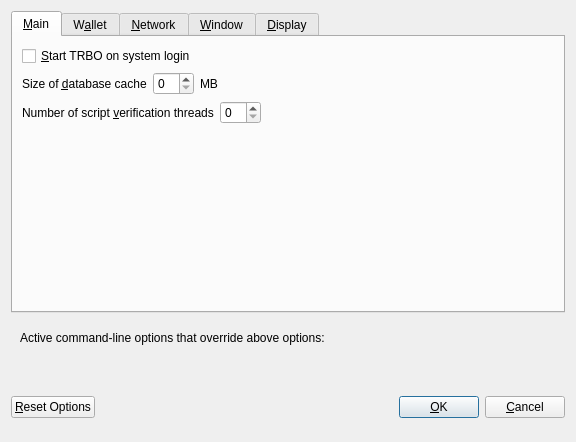
<?xml version="1.0" encoding="UTF-8"?>
<ui version="4.0">
 <class>OptionsDialog</class>
 <widget class="QDialog" name="OptionsDialog">
  <property name="geometry">
   <rect>
    <x>0</x>
    <y>0</y>
    <width>576</width>
    <height>442</height>
   </rect>
  </property>
  <property name="windowTitle">
   <string>Options</string>
  </property>
  <property name="modal">
   <bool>true</bool>
  </property>
  <layout class="QVBoxLayout" name="verticalLayout">
   <item>
    <widget class="QTabWidget" name="tabWidget">
     <property name="currentIndex">
      <number>0</number>
     </property>
     <widget class="QWidget" name="tabMain">
      <attribute name="title">
       <string>&amp;Main</string>
      </attribute>
      <layout class="QVBoxLayout" name="verticalLayout_Main">
       <item>
        <widget class="QCheckBox" name="bitcoinAtStartup">
         <property name="toolTip">
          <string>Automatically start TRBO after logging in to the system.</string>
         </property>
         <property name="text">
          <string>&amp;Start TRBO on system login</string>
         </property>
        </widget>
       </item>
       <item>
        <layout class="QHBoxLayout" name="horizontalLayout_2_Main">
         <item>
          <widget class="QLabel" name="databaseCacheLabel">
           <property name="text">
            <string>Size of &amp;database cache</string>
           </property>
           <property name="textFormat">
            <enum>Qt::PlainText</enum>
           </property>
           <property name="buddy">
            <cstring>databaseCache</cstring>
           </property>
          </widget>
         </item>
         <item>
          <widget class="QSpinBox" name="databaseCache"/>
         </item>
         <item>
          <widget class="QLabel" name="databaseCacheUnitLabel">
           <property name="text">
            <string>MB</string>
           </property>
           <property name="textFormat">
            <enum>Qt::PlainText</enum>
           </property>
          </widget>
         </item>
         <item>
          <spacer name="horizontalSpacer_2_Main">
           <property name="orientation">
            <enum>Qt::Horizontal</enum>
           </property>
           <property name="sizeHint" stdset="0">
            <size>
             <width>40</width>
             <height>20</height>
            </size>
           </property>
          </spacer>
         </item>
        </layout>
       </item>
       <item>
        <layout class="QHBoxLayout" name="horizontalLayout_3_Main">
         <item>
          <widget class="QLabel" name="threadsScriptVerifLabel">
           <property name="text">
            <string>Number of script &amp;verification threads</string>
           </property>
           <property name="textFormat">
            <enum>Qt::PlainText</enum>
           </property>
           <property name="buddy">
            <cstring>threadsScriptVerif</cstring>
           </property>
          </widget>
         </item>
         <item>
          <widget class="QSpinBox" name="threadsScriptVerif">
           <property name="toolTip">
            <string>(0 = auto, &lt;0 = leave that many cores free)</string>
           </property>
          </widget>
         </item>
         <item>
          <spacer name="horizontalSpacer_3_Main">
           <property name="orientation">
            <enum>Qt::Horizontal</enum>
           </property>
           <property name="sizeHint" stdset="0">
            <size>
             <width>40</width>
             <height>20</height>
            </size>
           </property>
          </spacer>
         </item>
        </layout>
       </item>
       <item>
        <spacer name="verticalSpacer_2">
         <property name="orientation">
          <enum>Qt::Vertical</enum>
         </property>
         <property name="sizeHint" stdset="0">
          <size>
           <width>20</width>
           <height>40</height>
          </size>
         </property>
        </spacer>
       </item>
      </layout>
     </widget>
     <widget class="QWidget" name="tabWallet">
      <attribute name="title">
       <string>W&amp;allet</string>
      </attribute>
      <layout class="QVBoxLayout" name="verticalLayout_Wallet">
       <item>
        <layout class="QHBoxLayout" name="horizontalLayout_2_Wallet">
         <item>
          <widget class="QLabel" name="labelStakeSplitThresholdText">
           <property name="text">
            <string>Stake split threshold:</string>
           </property>
          </widget>
         </item>
         <item>
          <widget class="QSpinBox" name="spinBoxStakeSplitThreshold">
           <property name="minimum">
            <number>1</number>
           </property>
           <property name="maximum">
            <number>999999</number>
           </property>
          </widget>
         </item>
        </layout>
       </item>
       <item>
        <widget class="QGroupBox" name="groupBox">
         <property name="title">
          <string>Expert</string>
         </property>
         <layout class="QVBoxLayout" name="verticalLayout_2">
          <item>
           <widget class="QCheckBox" name="coinControlFeatures">
            <property name="toolTip">
             <string>Whether to show coin control features or not.</string>
            </property>
            <property name="text">
             <string>Enable coin &amp;control features</string>
            </property>
           </widget>
          </item>
          <item>
           <widget class="QCheckBox" name="showMasternodesTab">
            <property name="toolTip">
             <string>Show additional tab listing all your masternodes in first sub-tab&lt;br/&gt;and all masternodes on the network in second sub-tab.</string>
            </property>
            <property name="text">
             <string>Show Masternodes Tab</string>
            </property>
           </widget>
          </item>
		  <item>
           <widget class="QCheckBox" name="showBudgetProposalsTab">
            <property name="toolTip">
             <string>Show tab in the governance tab listing the Budget Proposals</string>
            </property>
            <property name="text">
             <string>Show Budget Proposals Tab</string>
            </property>
           </widget>
          </item>
          <item>
           <widget class="QCheckBox" name="showCommunityProposalsTab">
            <property name="enabled">
             <bool>false</bool>
            </property>
			<property name="toolTip">
             <string>Show tab in the governance tab listing the Community Proposals</string>
            </property>
            <property name="text">
             <string>Show Community Proposals Tab</string>
            </property>
           </widget>
          </item>
          <item>
           <widget class="QCheckBox" name="spendZeroConfChange">
            <property name="toolTip">
             <string>If you disable the spending of unconfirmed change, the change from a transaction&lt;br/&gt;cannot be used until that transaction has at least one confirmation.&lt;br/&gt;This also affects how your balance is computed.</string>
            </property>
            <property name="text">
             <string>&amp;Spend unconfirmed change</string>
            </property>
           </widget>
          </item>
         </layout>
        </widget>
       </item>
       <item>
        <spacer name="verticalSpacer_Wallet">
         <property name="orientation">
          <enum>Qt::Vertical</enum>
         </property>
         <property name="sizeHint" stdset="0">
          <size>
           <width>20</width>
           <height>40</height>
          </size>
         </property>
        </spacer>
       </item>
      </layout>
     </widget>
     <widget class="QWidget" name="tabNetwork">
      <attribute name="title">
       <string>&amp;Network</string>
      </attribute>
      <layout class="QVBoxLayout" name="verticalLayout_Network">
       <item>
        <widget class="QCheckBox" name="mapPortUpnp">
         <property name="toolTip">
          <string>Automatically open the TRBO client port on the router. This only works when your router supports UPnP and it is enabled.</string>
         </property>
         <property name="text">
          <string>Map port using &amp;UPnP</string>
         </property>
        </widget>
       </item>
       <item>
        <widget class="QCheckBox" name="allowIncoming">
         <property name="toolTip">
          <string>Accept connections from outside</string>
         </property>
         <property name="text">
          <string>Allow incoming connections</string>
         </property>
        </widget>
       </item>
       <item>
        <widget class="QCheckBox" name="connectSocks">
         <property name="toolTip">
          <string>Connect to the TRBO network through a SOCKS5 proxy.</string>
         </property>
         <property name="text">
          <string>&amp;Connect through SOCKS5 proxy (default proxy):</string>
         </property>
        </widget>
       </item>
       <item>
        <layout class="QHBoxLayout" name="horizontalLayout_1_Network">
         <item>
          <widget class="QLabel" name="proxyIpLabel">
           <property name="text">
            <string>Proxy &amp;IP:</string>
           </property>
           <property name="textFormat">
            <enum>Qt::PlainText</enum>
           </property>
           <property name="buddy">
            <cstring>proxyIp</cstring>
           </property>
          </widget>
         </item>
         <item>
          <widget class="QValidatedLineEdit" name="proxyIp">
           <property name="minimumSize">
            <size>
             <width>140</width>
             <height>0</height>
            </size>
           </property>
           <property name="maximumSize">
            <size>
             <width>140</width>
             <height>16777215</height>
            </size>
           </property>
           <property name="toolTip">
            <string>IP address of the proxy (e.g. IPv4: 127.0.0.1 / IPv6: ::1)</string>
           </property>
          </widget>
         </item>
         <item>
          <widget class="QLabel" name="proxyPortLabel">
           <property name="text">
            <string>&amp;Port:</string>
           </property>
           <property name="textFormat">
            <enum>Qt::PlainText</enum>
           </property>
           <property name="buddy">
            <cstring>proxyPort</cstring>
           </property>
          </widget>
         </item>
         <item>
          <widget class="QLineEdit" name="proxyPort">
           <property name="minimumSize">
            <size>
             <width>55</width>
             <height>0</height>
            </size>
           </property>
           <property name="maximumSize">
            <size>
             <width>55</width>
             <height>16777215</height>
            </size>
           </property>
           <property name="toolTip">
            <string>Port of the proxy (e.g. 9050)</string>
           </property>
          </widget>
         </item>
         <item>
          <spacer name="horizontalSpacer_1_Network">
           <property name="orientation">
            <enum>Qt::Horizontal</enum>
           </property>
           <property name="sizeHint" stdset="0">
            <size>
             <width>40</width>
             <height>20</height>
            </size>
           </property>
          </spacer>
         </item>
        </layout>
       </item>
       <item>
        <spacer name="verticalSpacer_Network">
         <property name="orientation">
          <enum>Qt::Vertical</enum>
         </property>
         <property name="sizeHint" stdset="0">
          <size>
           <width>20</width>
           <height>40</height>
          </size>
         </property>
        </spacer>
       </item>
      </layout>
     </widget>
     <widget class="QWidget" name="tabWindow">
      <attribute name="title">
       <string>&amp;Window</string>
      </attribute>
      <layout class="QVBoxLayout" name="verticalLayout_Window">
       <item>
        <widget class="QCheckBox" name="minimizeToTray">
         <property name="toolTip">
          <string>Show only a tray icon after minimizing the window.</string>
         </property>
         <property name="text">
          <string>&amp;Minimize to the tray instead of the taskbar</string>
         </property>
        </widget>
       </item>
       <item>
        <widget class="QCheckBox" name="minimizeOnClose">
         <property name="toolTip">
          <string>Minimize instead of exit the application when the window is closed. When this option is enabled, the application will be closed only after selecting Quit in the menu.</string>
         </property>
         <property name="text">
          <string>M&amp;inimize on close</string>
         </property>
        </widget>
       </item>
       <item>
        <spacer name="verticalSpacer_Window">
         <property name="orientation">
          <enum>Qt::Vertical</enum>
         </property>
         <property name="sizeHint" stdset="0">
          <size>
           <width>20</width>
           <height>40</height>
          </size>
         </property>
        </spacer>
       </item>
      </layout>
     </widget>
     <widget class="QWidget" name="tabDisplay">
      <attribute name="title">
       <string>&amp;Display</string>
      </attribute>
      <layout class="QVBoxLayout" name="verticalLayout_Display">
       <item>
        <layout class="QHBoxLayout" name="horizontalLayout_1_Display">
         <item>
          <widget class="QLabel" name="langLabel">
           <property name="text">
            <string>User Interface &amp;language:</string>
           </property>
           <property name="textFormat">
            <enum>Qt::PlainText</enum>
           </property>
           <property name="buddy">
            <cstring>lang</cstring>
           </property>
          </widget>
         </item>
         <item>
          <widget class="QValueComboBox" name="lang">
           <property name="toolTip">
            <string>The user interface language can be set here. This setting will take effect after restarting TRBO.</string>
           </property>
          </widget>
         </item>
        </layout>
       </item>
       <item>
        <widget class="Line" name="line">
         <property name="orientation">
          <enum>Qt::Horizontal</enum>
         </property>
        </widget>
       </item>
       <item>
        <layout class="QHBoxLayout" name="horizontalLayout_2_Display">
         <item>
          <widget class="QLabel" name="unitLabel">
           <property name="text">
            <string>&amp;Unit to show amounts in:</string>
           </property>
           <property name="textFormat">
            <enum>Qt::PlainText</enum>
           </property>
           <property name="buddy">
            <cstring>unit</cstring>
           </property>
          </widget>
         </item>
         <item>
          <widget class="QValueComboBox" name="unit">
           <property name="toolTip">
            <string>Choose the default subdivision unit to show in the interface and when sending coins.</string>
           </property>
          </widget>
         </item>
        </layout>
       </item>
       <item>
        <layout class="QHBoxLayout" name="horizontalLayout_5_Display">
         <item>
          <widget class="QLabel" name="digitsLabel">
           <property name="text">
            <string>Decimal digits</string>
           </property>
          </widget>
         </item>
         <item>
          <widget class="QValueComboBox" name="digits"/>
         </item>
        </layout>
       </item>
       <item>
        <widget class="QCheckBox" name="checkBoxHideZeroBalances">
         <property name="toolTip">
          <string>Hide empty balances</string>
         </property>
         <property name="layoutDirection">
          <enum>Qt::LeftToRight</enum>
         </property>
         <property name="text">
          <string>Hide empty balances</string>
         </property>
        </widget>
       </item>
       <item>
        <layout class="QHBoxLayout" name="horizontalLayout_3_Display">
         <item>
          <widget class="QLabel" name="thirdPartyTxUrlsLabel">
           <property name="toolTip">
            <string>Third party URLs (e.g. a block explorer) that appear in the transactions tab as context menu items. %s in the URL is replaced by transaction hash. Multiple URLs are separated by vertical bar |.</string>
           </property>
           <property name="text">
            <string>Third party transaction URLs</string>
           </property>
           <property name="buddy">
            <cstring>thirdPartyTxUrls</cstring>
           </property>
          </widget>
         </item>
         <item>
          <widget class="QLineEdit" name="thirdPartyTxUrls">
           <property name="toolTip">
            <string>Third party URLs (e.g. a block explorer) that appear in the transactions tab as context menu items. %s in the URL is replaced by transaction hash. Multiple URLs are separated by vertical bar |.</string>
           </property>
          </widget>
         </item>
        </layout>
       </item>
       <item>
        <spacer name="verticalSpacer">
         <property name="orientation">
          <enum>Qt::Vertical</enum>
         </property>
         <property name="sizeHint" stdset="0">
          <size>
           <width>20</width>
           <height>40</height>
          </size>
         </property>
        </spacer>
       </item>
      </layout>
     </widget>
    </widget>
   </item>
   <item>
    <widget class="QFrame" name="frame">
     <layout class="QVBoxLayout" name="verticalLayout_Bottom">
      <item>
       <layout class="QHBoxLayout" name="horizontalLayout_Bottom">
        <item>
         <widget class="QLabel" name="overriddenByCommandLineInfoLabel">
          <property name="text">
           <string>Active command-line options that override above options:</string>
          </property>
          <property name="textFormat">
           <enum>Qt::PlainText</enum>
          </property>
         </widget>
        </item>
        <item>
         <spacer name="horizontalSpacer_Bottom">
          <property name="orientation">
           <enum>Qt::Horizontal</enum>
          </property>
          <property name="sizeHint" stdset="0">
           <size>
            <width>40</width>
            <height>20</height>
           </size>
          </property>
         </spacer>
        </item>
       </layout>
      </item>
      <item>
       <widget class="QLabel" name="overriddenByCommandLineLabel">
        <property name="text">
         <string/>
        </property>
        <property name="textFormat">
         <enum>Qt::PlainText</enum>
        </property>
        <property name="wordWrap">
         <bool>true</bool>
        </property>
       </widget>
      </item>
     </layout>
    </widget>
   </item>
   <item>
    <layout class="QHBoxLayout" name="horizontalLayout_Buttons">
     <item>
      <widget class="QPushButton" name="resetButton">
       <property name="toolTip">
        <string>Reset all client options to default.</string>
       </property>
       <property name="text">
        <string>&amp;Reset Options</string>
       </property>
       <property name="autoDefault">
        <bool>false</bool>
       </property>
      </widget>
     </item>
     <item>
      <spacer name="horizontalSpacer_1">
       <property name="orientation">
        <enum>Qt::Horizontal</enum>
       </property>
       <property name="sizeHint" stdset="0">
        <size>
         <width>40</width>
         <height>48</height>
        </size>
       </property>
      </spacer>
     </item>
     <item>
      <widget class="QLabel" name="statusLabel">
       <property name="minimumSize">
        <size>
         <width>200</width>
         <height>0</height>
        </size>
       </property>
       <property name="font">
        <font>
         <weight>75</weight>
         <bold>true</bold>
        </font>
       </property>
       <property name="text">
        <string/>
       </property>
       <property name="textFormat">
        <enum>Qt::PlainText</enum>
       </property>
       <property name="wordWrap">
        <bool>true</bool>
       </property>
      </widget>
     </item>
     <item>
      <spacer name="horizontalSpacer_2">
       <property name="orientation">
        <enum>Qt::Horizontal</enum>
       </property>
       <property name="sizeHint" stdset="0">
        <size>
         <width>40</width>
         <height>48</height>
        </size>
       </property>
      </spacer>
     </item>
     <item>
      <widget class="QPushButton" name="okButton">
       <property name="text">
        <string>&amp;OK</string>
       </property>
       <property name="autoDefault">
        <bool>false</bool>
       </property>
       <property name="default">
        <bool>true</bool>
       </property>
      </widget>
     </item>
     <item>
      <widget class="QPushButton" name="cancelButton">
       <property name="text">
        <string>&amp;Cancel</string>
       </property>
       <property name="autoDefault">
        <bool>false</bool>
       </property>
      </widget>
     </item>
    </layout>
   </item>
  </layout>
 </widget>
 <customwidgets>
  <customwidget>
   <class>QValidatedLineEdit</class>
   <extends>QLineEdit</extends>
   <header>qvalidatedlineedit.h</header>
  </customwidget>
  <customwidget>
   <class>QValueComboBox</class>
   <extends>QComboBox</extends>
   <header>qvaluecombobox.h</header>
  </customwidget>
 </customwidgets>
 <resources/>
 <connections/>
</ui>
